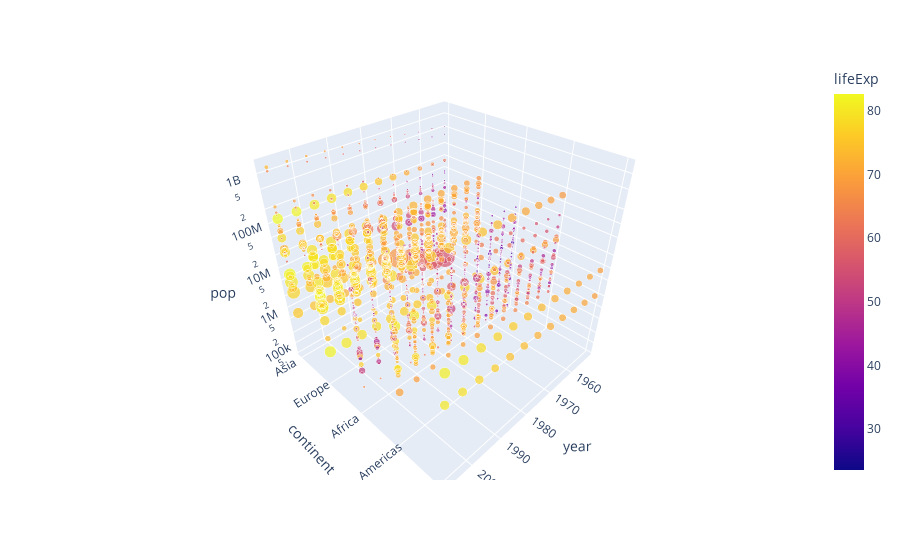

Notebook code for this chart:
### Code cell
df1 = px.data.gapminder()
fig = px.scatter_3d(df1, x='year', y='continent', z='pop', size='gdpPercap', color='lifeExp',
                    hover_data=['country'])
fig.update_layout(scene_zaxis_type="log")
fig.show()

### Figure 1 — Plotly figure (JSON) as saved in the notebook; plotly's stock layout.template omitted (floating-point values rounded to 4 significant figures; data arrays with more than 128 entries replaced by an {"elided": "..."} marker saying what was removed)
{"data": [{"customdata": {"elided": "1704x1 str values"}, "hovertemplate": "year=%{x}<br>continent=%{y}<br>pop=%{z}<br>gdpPercap=%{marker.size}<br>country=%{customdata[0]}<br>lifeExp=%{marker.color}<extra></extra>", "legendgroup": "", "marker": {"color": {"elided": "1704 float values"}, "coloraxis": "coloraxis", "size": {"elided": "1704 float values"}, "sizemode": "area", "sizeref": 283.8, "symbol": "circle"}, "mode": "markers", "name": "", "scene": "scene", "showlegend": false, "type": "scatter3d", "x": {"elided": "1704 int values"}, "y": {"elided": "1704 str values"}, "z": {"elided": "1704 int values"}}], "layout": {"coloraxis": {"colorbar": {"title": {"text": "lifeExp"}}, "colorscale": [[0, "#0d0887"], [0.1111, "#46039f"], [0.2222, "#7201a8"], [0.3333, "#9c179e"], [0.4444, "#bd3786"], [0.5556, "#d8576b"], [0.6667, "#ed7953"], [0.7778, "#fb9f3a"], [0.8889, "#fdca26"], [1, "#f0f921"]]}, "legend": {"itemsizing": "constant", "tracegroupgap": 0}, "margin": {"t": 60}, "scene": {"domain": {"x": [0, 1], "y": [0, 1]}, "xaxis": {"title": {"text": "year"}}, "yaxis": {"title": {"text": "continent"}}, "zaxis": {"title": {"text": "pop"}, "type": "log"}}}}
